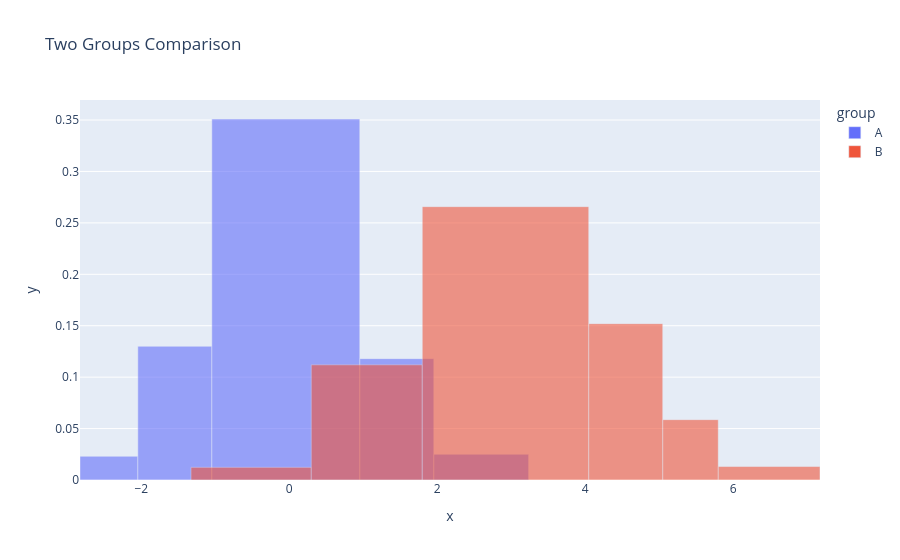

Source (notebook cell):
### Markdown cell above
## Example 6: DataFrame with Color Grouping

Use DataFrames for more complex visualizations with grouping.

### Code cell
import pandas as pd

# Create a DataFrame with two groups
df = pd.DataFrame(
    {
        "value": np.concatenate(
            [np.random.normal(0, 1, 500), np.random.normal(3, 1.5, 500)]
        ),
        "group": ["A"] * 500 + ["B"] * 500,
    }
)

# Create overlaid histograms
fig = histogram(
    df,
    x="value",
    color="group",
    barmode="overlay",
    opacity=0.6,
    title="Two Groups Comparison",
)
fig.show()

### Figure 1 — Plotly figure (JSON) as saved in the notebook; plotly's stock layout.template omitted (floating-point values rounded to 4 significant figures)
{"data": [{"alignmentgroup": "True", "hovertemplate": "group=A<br>x=%{x}<br>y=%{y}<extra></extra>", "legendgroup": "A", "marker": {"color": "#636efa", "opacity": 0.6, "pattern": {"shape": ""}}, "name": "A", "offsetgroup": "A", "orientation": "v", "showlegend": true, "type": "bar", "width": [0.7812, 1, 2, 1, 1.281], "x": [-2.391, -1.5, 0.0, 1.5, 2.641], "xaxis": "x", "y": [0.02304, 0.13, 0.351, 0.118, 0.02498], "yaxis": "y"}, {"alignmentgroup": "True", "hovertemplate": "group=B<br>x=%{x}<br>y=%{y}<extra></extra>", "legendgroup": "B", "marker": {"color": "#EF553B", "opacity": 0.6, "pattern": {"shape": ""}}, "name": "B", "offsetgroup": "B", "orientation": "v", "showlegend": true, "type": "bar", "width": [1.625, 1.5, 2.25, 1, 0.75, 1.375], "x": [-0.5625, 1.0, 2.875, 4.5, 5.375, 6.438], "xaxis": "x", "y": [0.01231, 0.112, 0.2658, 0.152, 0.05867, 0.01309], "yaxis": "y"}], "layout": {"legend": {"title": {"text": "group"}, "tracegroupgap": 0}, "title": {"text": "Two Groups Comparison"}, "xaxis": {"anchor": "y", "domain": [0, 1], "title": {"text": "x"}}, "yaxis": {"anchor": "x", "domain": [0, 1], "title": {"text": "y"}}}}
